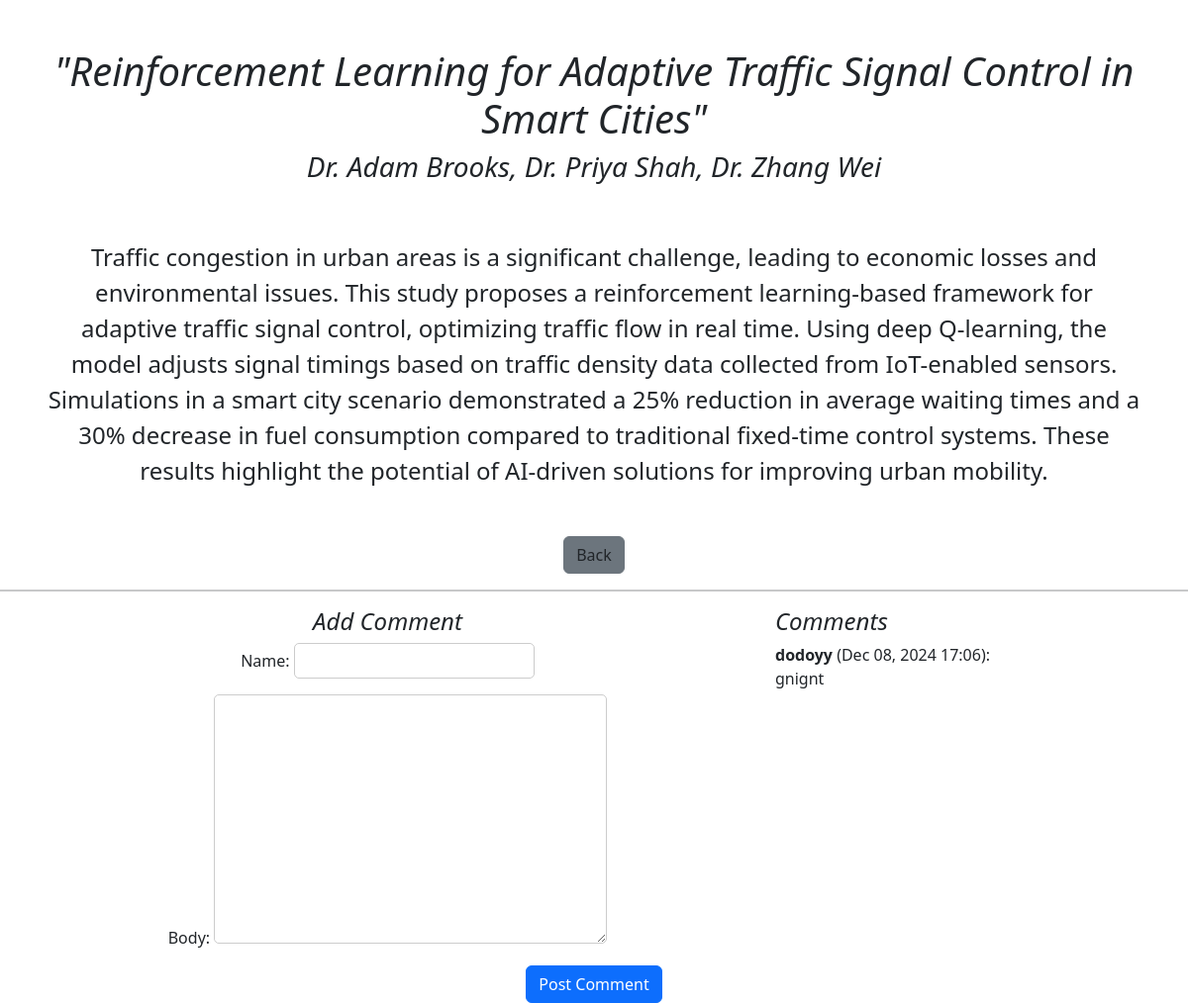
Page /cslist/1/ on the committed database.
### thesis/models.py (models this page shows, shortened)
class cspapers(models.Model):
    Title = models.CharField(max_length=100)
    Authors = models.CharField(max_length=100)
    Abstract = models.TextField()
    tags = TaggableManager()

class cscomment(models.Model):
    name = models.CharField(max_length=100)
    body = models.TextField()
    timestamp = models.DateTimeField(default=timezone.now)
    post = models.ForeignKey('cspapers', on_delete=models.CASCADE, null=True)

### thesis/views.py (the view)
# urls.py: path('cslist/<int:id>/', views.csabs, name="cslist"),
def csabs(request, id):
    papers = get_object_or_404(cspapers, id=id)
    post = get_object_or_404(cspapers, pk=id)
    comments = cscomment.objects.filter(post=post)
    if request.method == "POST":
        form = csCommentForm(request.POST)
        if form.is_valid():
            new_comment = form.save(commit=False)
            new_comment.post = post
            new_comment.save()
            return redirect('cslist', id=post.pk)
    else:
        form = CommentForm()
    return render(request, 'cslist.html', {
        'papers': papers,
        'post': post,
        'comments': comments,
        'form': form,
    })

### thesis/forms.py
class CommentForm(forms.ModelForm):
    class Meta:
        model = Comment
        fields = ['name', 'body']

### thesis/templates/cslist.html (shortened to what this page needs)
<!DOCTYPE html>
<html lang="en">
  <head>
    <link href="https://cdn.jsdelivr.net/npm/bootstrap@5.3.3/dist/css/bootstrap.min.css" rel="stylesheet">
  </head>
  <body>
    <center>
    <h1 class="mt-5"><i>{{ papers.Title }}</h1>
    <h3>{{ papers.Authors}}</i></h3><br><br>
    <div class="mx-5 fs-4">{{ papers.Abstract }}</div><br><br>
    <a href="{% url 'cs' %}"><button type="button" class="btn btn-secondary text-dark">Back</button></a>
    </center>
    <hr class="border-2">
    <div class="coms float-end" style="margin-right: 200px;">
    <h4><i>Comments</i></h4>
        {% for comment in comments %}
                <strong>{{ comment.name }}</strong> ({{ comment.timestamp|date:"M d, Y H:i" }}):
                <p>{{ comment.body }}</p>
        {% empty %}
            <p>No comments yet.</p>
        {% endfor %}
    </div>
    <div class="add" style="text-align: center;">
    <h4><i>Add Comment</i></h4>
    <form method="post">
        {{ form.as_p }}
    <button type="submit" class="btn btn-primary">Post Comment</button>
    </form>
  </div>
</body>
</html>

### thesis/templates/cslist.html (style rules this page uses)
input, textarea { border-radius: 5px; padding: 5px; border: 1px solid #ccc; }

### rows in the picture
cspapers: Title "\"Reinforcement Learning for Adaptive Traffic Signal Control in Smart Cities\"", Authors "Dr. Adam Brooks, Dr. Priya Shah, Dr. Zhang Wei", Abstract "Traffic congestion in urban areas is a significant challenge, leading to economic losses and environmental issues. This study proposes a reinforcement learning-based framework for adaptive traffic signal control, optimizing traffic flow in real time. Using deep Q-learning, the model adjusts signal timings based on traffic density data collected from IoT-enabled sensors. Simulations in a smart city scenario demonstrated a 25% reduction in average waiting times and a 30% decrease in fuel consumption compared to traditional fixed-time control systems. These results highlight the potential of AI-driven solutions for improving urban mobility."
cscomment: name "dodoyy", timestamp "Dec 08, 2024 17:06", body "gnignt"
